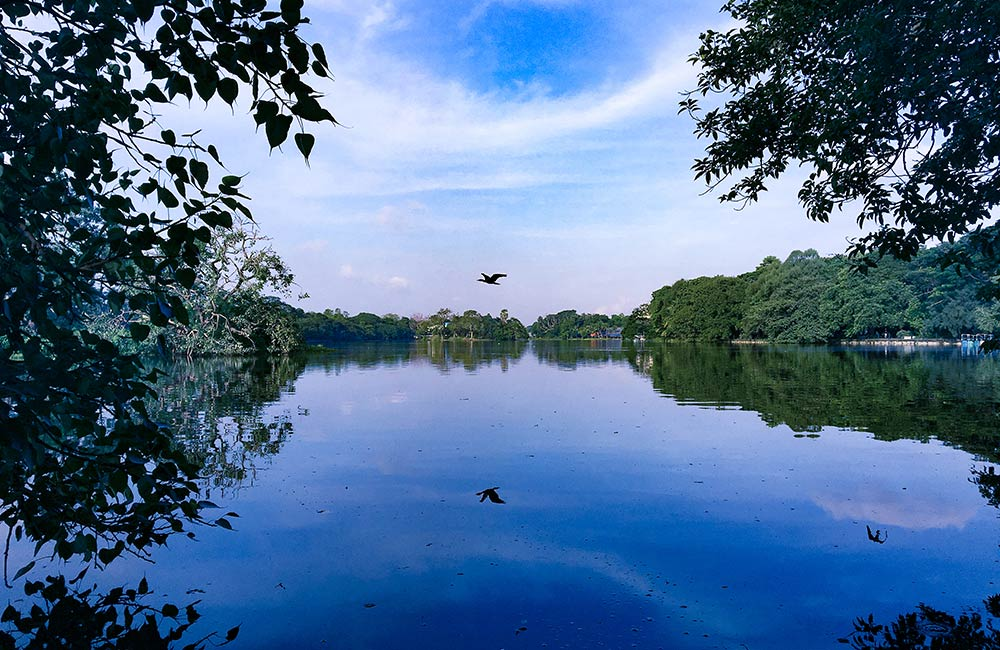
#> input picture Rabindra-Sarobar.jpg, 1000 x 650 px, found by its file name
$ jupyter execute Task_2_Color_Identification.ipynb   (shell and % lines are left out)
#> lines starting #> are read from the running program, lines starting #| are printed output that depends on the picture
[cell 1]
# pip install webcolors

[cell 2]
from sklearn.cluster import KMeans
import matplotlib.pyplot as plt
import numpy as np
import cv2
from collections import Counter
from skimage.color import rgb2lab, deltaE_cie76
import os
from webcolors import rgb_to_name

[cell 3]
image = cv2.imread('/content/Rabindra-Sarobar.jpg')
#> image is the input picture: shape (650, 1000, 3); mean B, G, R 144.4, 109.7, 79.6
print("Type: {}".format(type(image)))
#| Type: <class 'numpy.ndarray'>
print("Shape: {}".format(image.shape))
#| Shape: (650, 1000, 3)
plt.imshow(image)
pass

#The type of the input image is numpy.ndarray with the shape (650,1000)

[cell 4]
#cv2.imread reads an image in BGR format converting to RGB
image = cv2.cvtColor(image, cv2.COLOR_BGR2RGB)
plt.imshow(image)
pass

[cell 5]
resized_image = cv2.resize(image, (1200, 600))
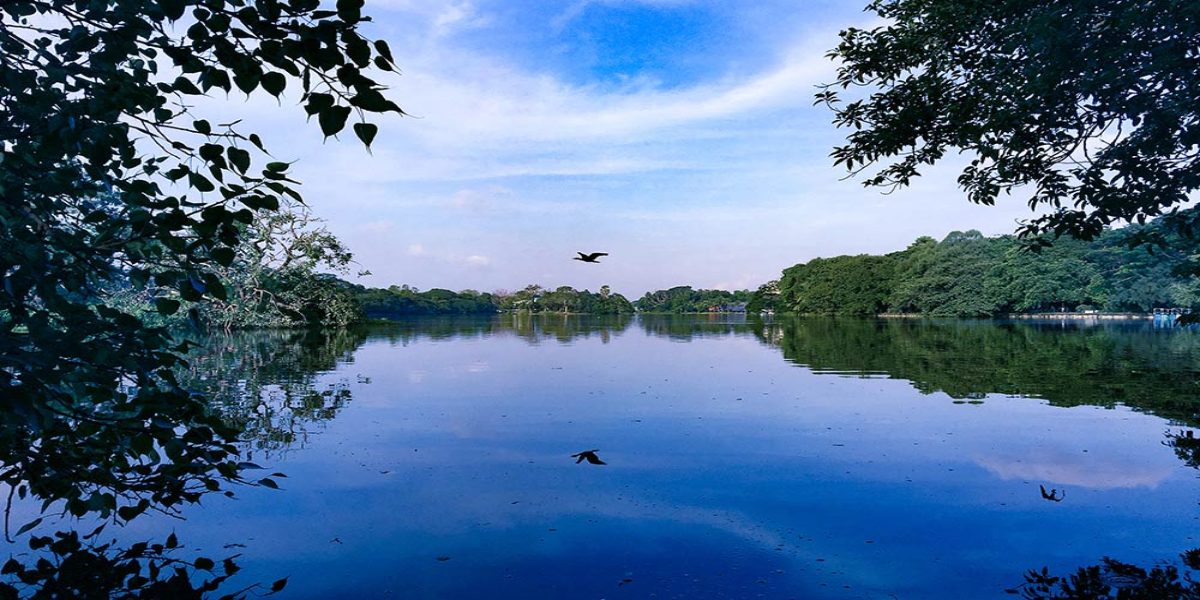
#> resized_image: shape (600, 1200, 3); mean R, G, B 79.5, 109.6, 144.3
plt.imshow(resized_image)

[cell 6]
# Converting RGB decimal color into hex code for better representation
def RGB2HEX(color):
    return "#{:02x}{:02x}{:02x}".format(int(color[0]), int(color[1]), int(color[2]))

[cell 7]
# Helper function for loading images from directory
def get_image(image_path):
    image = cv2.imread(image_path)
    image = cv2.cvtColor(image, cv2.COLOR_BGR2RGB)
    return image

[cell 8]
modified_image = cv2.resize(image, (600, 400), interpolation = cv2.INTER_AREA)
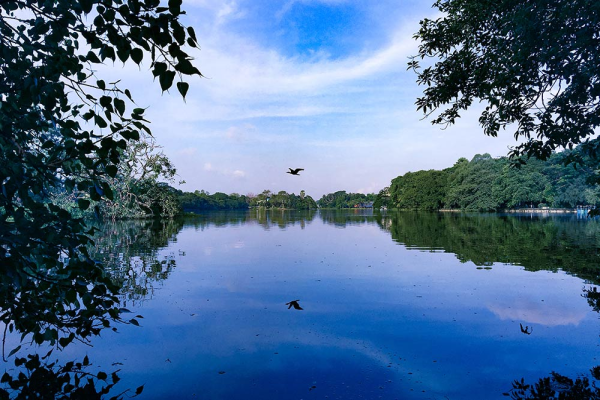
#> modified_image: shape (400, 600, 3); mean R, G, B 79.6, 109.7, 144.4
modified_image = modified_image.reshape(modified_image.shape[0]*modified_image.shape[1], 3)

[cell 9]
#Finding 15 centroids in the 3d spcae of rgb data points or every pixel of the image.
number_of_colors = 15
clf = KMeans(n_clusters = number_of_colors)
labels = clf.fit_predict(modified_image)

[cell 10]
counts = Counter(labels)
#> counts = 15 items
center_colors = clf.cluster_centers_
# We get ordered colors by iterating through the keys
ordered_colors = [center_colors[i] for i in counts.keys()]
#> ordered_colors = 15 items, first 6: [3.53, 16.44, 19], [108.2, 125.2, 139.2], [184.4, 206.1, 245.9], [66.27, 90.52, 96.05], [211.3, 224.6, 250.8], [155.2, 172.1, 213.5]
# [4 lines of commented-out code are left out]
hex_colors = [RGB2HEX(ordered_colors[i]) for i in counts.keys()]
#> hex_colors = ['#d3e0fa', '#7391cd', '#28403c', '#9bacd5', '#0e252b', '#031012', '#2964b0', '#6c7d8b', '#4a78c1', '#0450a2', '#2e92fc', '#03337b', '#72aafd', '#b8cef5', '#425a60']
rgb_colors = [ordered_colors[i] for i in counts.keys()]
#> rgb_colors = 15 items, first 6: [211.3, 224.6, 250.8], [115.3, 145.9, 205.5], [40.04, 64.8, 60.79], [155.2, 172.1, 213.5], [14.63, 37.07, 43.63], [3.53, 16.44, 19]
show_chart = True
if (show_chart):
    plt.figure(figsize = (8, 6))
    plt.pie(counts.values(), labels =hex_colors, colors = hex_colors)
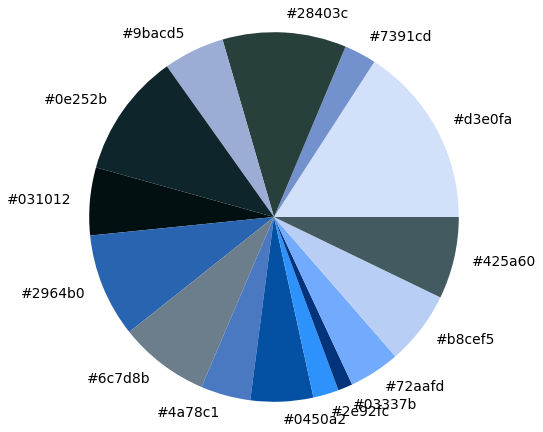
#> figure drawn by matplotlib, 1 panel
